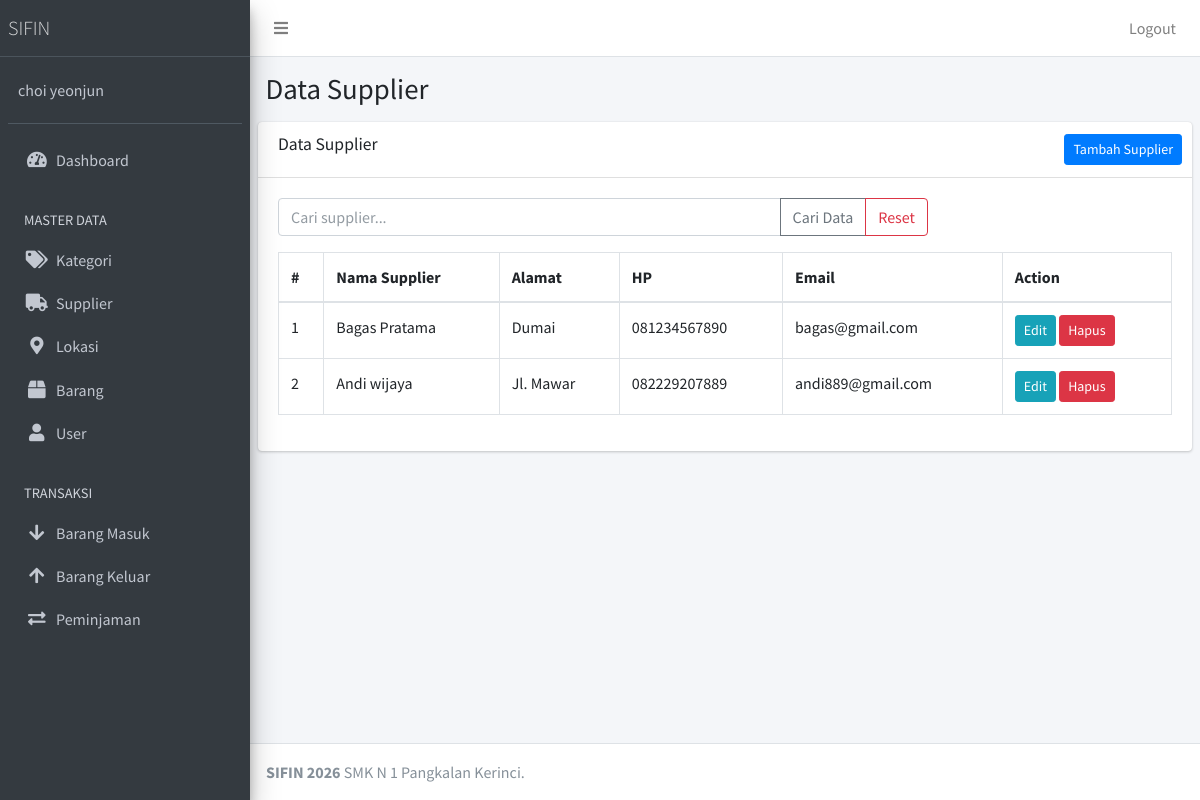
Page /public/supplier (signed in) on the committed database.
### tables this page shows
CREATE TABLE `supplier` (
  `id_supplier` int NOT NULL,
  `nama_supplier` varchar(150) NOT NULL,
  `alamat` text NOT NULL,
  `hp` varchar(20) NOT NULL,
  `email` varchar(100) NOT NULL
);

### app/core/Controller.php (called while the page is built, shortened)
<?php
class Controller {
    public function view($view, $data = [])
    {
        require_once '../app/views/'.$view.'.php';
    }
    public function model($model)
    {
        return new $model;
    }
}

### app/controllers/Supplier.php (called while the page is built, shortened)
<?php
class Supplier extends Controller
{
    public function index()
    {
        $data['title'] = 'Data Supplier';
        $data['supplier'] =
            $this->model('SupplierModel')->getAllSupplier();
        $this->view('supplier/index', $data);
    }
}

### app/core/App.php (called while the page is built, shortened)
<?php
class App{
	protected $method = 'index';
	protected $params = [];
	public function __construct(){
		$this->controller = new $this->controller;
		call_user_func_array([$this->controller, $this->method], $this->params);
	}
}

### public/index.php (called while the page is built, shortened)
<?php
$app = new app;

### app/core/Database.php (called while the page is built, shortened)
<?php
class Database{
	private $host = DB_HOST;
	private $user = DB_USER;
	private $pass = DB_PASS;
	private $dbnm = DB_NAME;
	private $dbh;
	private $stmt;
	public function __construct()
	{
		$dsn = 'mysql:host='. $this->host .';dbname='. $this->dbnm;
		$option = [
			PDO::ATTR_PERSISTENT => true,
			PDO::ATTR_ERRMODE => PDO::ERRMODE_EXCEPTION
		];
		try{
			$this->dbh = new PDO($dsn,$this->user,$this->pass, $option);
		}catch(PDOException $e){
			die($e->getMessage());
		}
	}
	public function query($query)
	{
		$this->stmt = $this->dbh->prepare($query);
	}
	public function execute()
	{
		$this->stmt->execute();
	}
	public function resultSet()
	{
		$this->execute();
		return $this->stmt->fetchAll(PDO::FETCH_ASSOC);
	}
}

### app/models/SupplierModel.php (called while the page is built, shortened)
<?php
class SupplierModel
{
    private $table = 'supplier';
    private $db;
    public function __construct()
    {
        $this->db = new Database;
    }
    public function getAllSupplier()
    {
        $this->db->query(
            "SELECT * FROM {$this->table}
             ORDER BY id_supplier DESC"
        );
        return $this->db->resultSet();
    }
}

### app/views/supplier/index.php (the view, shortened to what this page needs)
<div class="content-wrapper">
    <section class="content-header">
        <div class="container-fluid">
            <h1><?= $data['title']; ?></h1>
        </div>
    </section>
    <section class="content">
        <div class="card">
            <div class="card-header">
                <h3 class="card-title">Data Supplier</h3>
                <div class="card-tools">
                    <a href="<?= base_url; ?>/supplier/tambah"
                       class="btn btn-primary btn-sm">
                        Tambah Supplier
                    </a>
                </div>
            </div>
            <div class="card-body">
                <form action="<?= base_url; ?>/supplier/cari"
                      method="POST" class="mb-3">
                    <div class="input-group" style="max-width: 650px;">
                        <input type="text"
                               name="key"
                               class="form-control"
                               placeholder="Cari supplier..."
                               value="<?= htmlspecialchars(
                                   $data['key'] ?? '',
                                   ENT_QUOTES,
                                   'UTF-8'
                               ); ?>">
                        <div class="input-group-append">
                            <button type="submit"
                                    class="btn btn-outline-secondary">
                                Cari Data
                            </button>
                            <a href="<?= base_url; ?>/supplier"
                               class="btn btn-outline-danger">
                                Reset
                            </a>
                        </div>
                    </div>
                </form>
                <div class="table-responsive">
                    <table class="table table-bordered table-hover">
                        <thead>
                            <tr>
                                <th>#</th>
                                <th>Nama Supplier</th>
                                <th>Alamat</th>
                                <th>HP</th>
                                <th>Email</th>
                                <th>Action</th>
                            </tr>
                        </thead>
                        <tbody>
                            <?php if (!empty($data['supplier'])): ?>
                                <?php $no = 1; ?>
                                <?php foreach ($data['supplier'] as $row): ?>
                                    <tr>
                                        <td><?= $no++; ?></td>
                                        <td><?= htmlspecialchars(
                                            $row['nama_supplier'],
                                            ENT_QUOTES,
                                            'UTF-8'
                                        ); ?></td>
                                        <td><?= htmlspecialchars(
                                            $row['alamat'],
                                            ENT_QUOTES,
                                            'UTF-8'
                                        ); ?></td>
                                        <td><?= htmlspecialchars(
                                            $row['hp'],
                                            ENT_QUOTES,
                                            'UTF-8'
                                        ); ?></td>
                                        <td><?= htmlspecialchars(
                                            $row['email'],
                                            ENT_QUOTES,
                                            'UTF-8'
                                        ); ?></td>
                                        <td>
                                            <a href="<?= base_url; ?>/supplier/edit/<?= $row['id_supplier']; ?>"
                                               class="btn btn-info btn-sm">
                                                Edit
                                            </a>
                                            <a href="<?= base_url; ?>/supplier/hapus/<?= $row['id_supplier']; ?>"
                                               class="btn btn-danger btn-sm"
                                               onclick="return confirm('Yakin ingin menghapus supplier ini?')">
                                                Hapus
                                            </a>
                                        </td>
                                    </tr>
                                <?php endforeach; ?>
                            <?php endif; ?>
                        </tbody>
                    </table>
                </div>
            </div>
        </div>
    </section>
</div>

### rows in the picture
supplier: nama_supplier "Bagas Pratama", alamat "Dumai", hp "081234567890", email "bagas@gmail.com"
supplier: nama_supplier "Andi wijaya", alamat "Jl. Mawar", hp "082229207889", email "andi889@gmail.com"

### other values in the picture
$_SESSION['nama_lengkap'] "choi yeonjun"
$data['title'] "Data Supplier"
